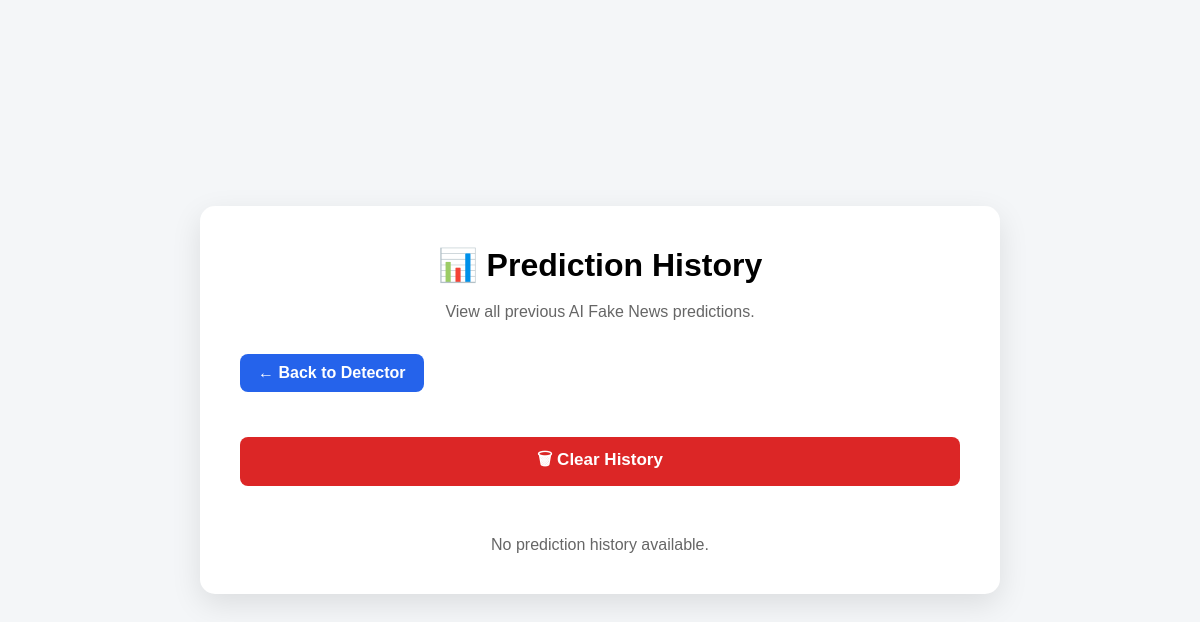
Before: /history with the older database file.
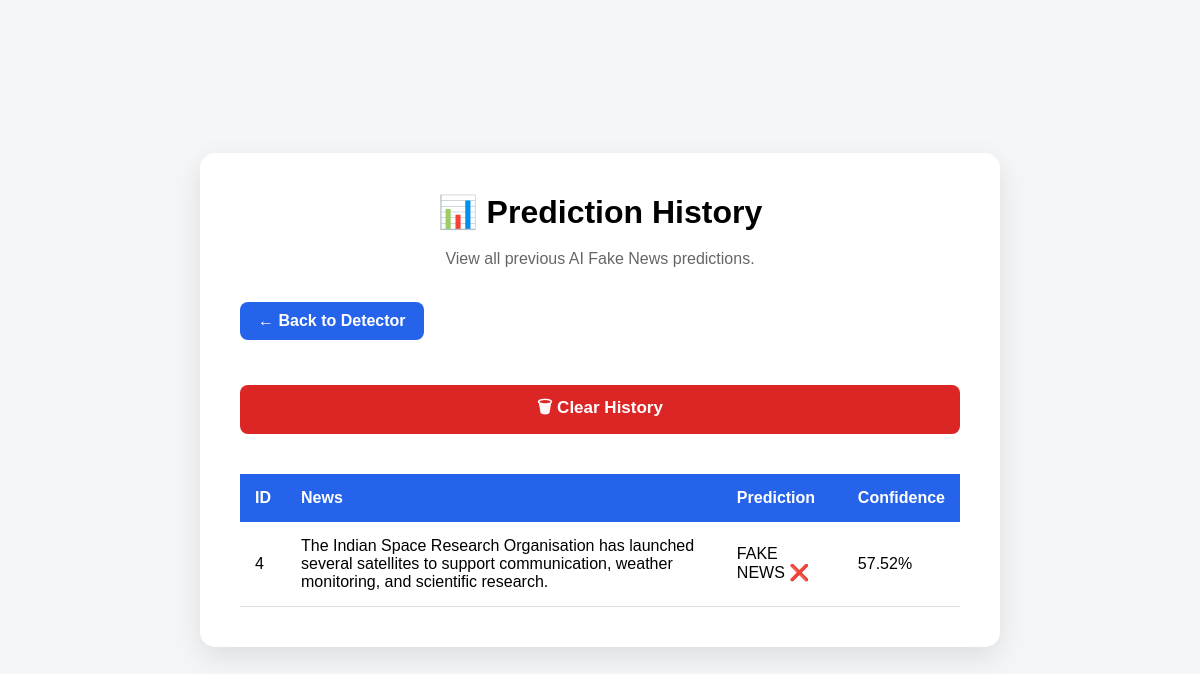
After: the same page with the newer database file.
### tables this page shows
CREATE TABLE history (
    id INTEGER PRIMARY KEY AUTOINCREMENT,
    news TEXT,
    prediction TEXT,
    confidence REAL
);

### main.py (the view)
@app.get("/history", response_class=HTMLResponse)
def history(request: Request):
    cursor.execute(
        "SELECT id, news, prediction, confidence FROM history ORDER BY id DESC"
    )
    records = cursor.fetchall()
    return templates.TemplateResponse(
        request=request,
        name="history.html",
        context={
            "records": records
        }
    )

### templates/history.html (shortened to what this page needs)
<!DOCTYPE html>
<html lang="en">
<head>
    <link rel="stylesheet" href="/static/style.css">
</head>
<body>
    <div class="container">
        <h1>📊 Prediction History</h1>
        <p class="subtitle">
            View all previous AI Fake News predictions.
        </p>
        <a href="/" class="back-button">
            ← Back to Detector
        </a>
<form action="/clear-history" method="post">
    <button type="submit" class="clear-button">
        🗑 Clear History
    </button>
</form>
        {% if records %}
        <div class="table-container">
            <table>
                <thead>
                    <tr>
                        <th>ID</th>
                        <th>News</th>
                        <th>Prediction</th>
                        <th>Confidence</th>
                    </tr>
                </thead>
                <tbody>
                    {% for record in records %}
                    <tr>
                        <td>{{ record[0] }}</td>
                        <td>{{ record[1] }}</td>
                        <td>{{ record[2] }}</td>
                        <td>{{ record[3] }}%</td>
                    </tr>
                    {% endfor %}
                </tbody>
            </table>
        </div>
        {% else %}
        <p class="no-records">
            No prediction history available.
        </p>
        {% endif %}
    </div>
</body>
</html>

Changed rows visible on the page:
added history: id "4", news "The Indian Space Research Organisation has launched several satellites to support communication, weather monitoring, and scientific research.", prediction "FAKE NEWS ❌", confidence "57.52"
Other visible differences:
text no longer shown: "No prediction history available."
text now shown: "ID News Prediction Confidence"
